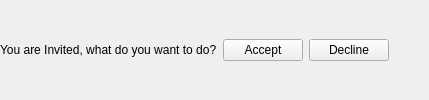
    <widget class="QWidget" name="mInvitationBar" native="true">
     <layout class="QHBoxLayout" name="horizontalLayout_10">
      <property name="margin">
       <number>0</number>
      </property>
      <item>
       <widget class="QLabel" name="label_7">
        <property name="text">
         <string comment="@info">You are Invited, what do you want to do?</string>
        </property>
       </widget>
      </item>
      <item>
       <widget class="QPushButton" name="mAcceptInvitationButton">
        <property name="toolTip">
         <string comment="@info:tooltip">Accept the invitation</string>
        </property>
        <property name="whatsThis">
         <string comment="@info:whatsthis">Click this button to accept the invitation.</string>
        </property>
        <property name="text">
         <string comment="@action:button Accept an invitation">Accept</string>
        </property>
       </widget>
      </item>
      <item>
       <widget class="QPushButton" name="mDeclineInvitationButton">
        <property name="text">
         <string comment="@action:button decline an invitation">Decline</string>
        </property>
       </widget>
      </item>
      <item>
       <spacer name="horizontalSpacer_13">
        <property name="orientation">
         <enum>Qt::Horizontal</enum>
        </property>
        <property name="sizeHint" stdset="0">
         <size>
          <width>40</width>
          <height>20</height>
         </size>
        </property>
       </spacer>
      </item>
     </layout>
    </widget>
